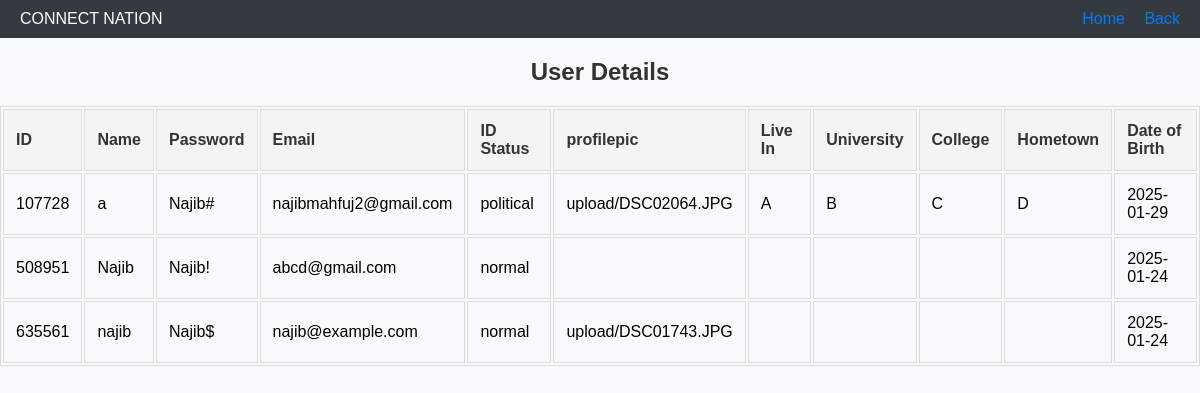
/Webtech/Admin/View/UserList.php (signed in), run on the app's committed database.
### tables this page shows
CREATE TABLE `userdata` (
  `id` varchar(255) NOT NULL,
  `name` varchar(255) NOT NULL,
  `password` varchar(255) NOT NULL,
  `email` varchar(255) NOT NULL,
  `id_status` varchar(250) NOT NULL DEFAULT 'normal',
  `profilepic` text DEFAULT NULL,
  `livein` varchar(250) DEFAULT NULL,
  `university` varchar(250) DEFAULT NULL,
  `college` varchar(250) DEFAULT NULL,
  `hometown` varchar(250) DEFAULT NULL,
  `dob` date DEFAULT NULL
);

### Webtech/User/Model/sql.php (called while the page is built, shortened)
<?php
function getAllUser()
{
    $con = getConnection();
    $sql = "SELECT * FROM userdata";
    $result = mysqli_query($con, $sql);
    $rows = [];
    while ($row = mysqli_fetch_row($result)) {
        $rows[] = $row;
    }
    return $rows;
}

### Webtech/Admin/View/UserList.php (the view, shortened to what this page needs)
<?php
require_once('../../User/Model/sql.php');
if($_SESSION['username']){
    $Users = getAlluser();
?>
<html>
<head>
</head>
<body>
<header>
        <div>CONNECT NATION</div>
        <div>
            <a href="AdminHomepage.php">Home</a>
            <a href="AdminSettings.php">Back</a>
        </div>
    </header>
        <h2>User Details</h2>
        <table>
            <thead>
                <tr>
                    <th>ID</th>
                    <th>Name</th>
                    <th>Password</th>
                    <th>Email</th>
                    <th>ID Status</th>
                    <th>profilepic</th>
                    <th>Live In</th>
                    <th>University</th>
                    <th>College</th>
                    <th>Hometown</th>
                    <th>Date of Birth</th>
                </tr>
            </thead>
            <tbody>
                <tr>
                    <?php
                      $Users = getAlluser();
                   foreach($Users as $user){
                    ?>
                    <td><?php echo $user[0]; ?></td>
                    <td><?php echo $user[1]; ?></td>
                    <td><?php echo $user[2]; ?></td>
                    <td><?php echo $user[3]; ?></td>
                    <td><?php echo $user[4]; ?></td>
                    <td><?php echo $user[5]; ?></td>
                    <td><?php echo $user[6]; ?></td>
                    <td><?php echo $user[7]; ?></td>
                    <td><?php echo $user[8]; ?></td>
                    <td><?php echo $user[9]; ?></td>
                    <td><?php echo $user[10];?></td>
                </tr>
              <?php } ?>
            </tbody>
             </table>
</body>
</html>
<?php
}
else{
    header('location:login.html');
}
?>

### Webtech/Admin/View/UserList.php (style rules this page uses)
body { background-color: #f8f9fa; font-family: Arial, sans-serif; margin: 0; padding: 0; }
header { padding: 10px 20px; background: #343a40; color: #fff; display: flex; justify-content: space-between; align-items: center; }
header a { color: #007bff; text-decoration: none; margin-left: 15px; }
h2 { text-align: center; color: #333; margin-bottom: 20px; }
table { width: 100%; margin: 20px 0; }
table, th, td { border: 1px solid #ddd; }
th, td { padding: 12px; text-align: left; }
th { background-color: #f4f4f4; color: #333; }

### data on the page
userdata: id "107728", name "a", password "Najib#", email "najibmahfuj2@gmail.com", id_status "political", profilepic "upload/DSC02064.JPG", livein "A", university "B", college "C", hometown "D", dob "2025-01-29"
userdata: id "508951", name "Najib", password "Najib!", email "abcd@gmail.com", id_status "normal", dob "2025-01-24"
userdata: id "635561", name "najib", password "Najib$", email "najib@example.com", id_status "normal", profilepic "upload/DSC01743.JPG", dob "2025-01-24"
